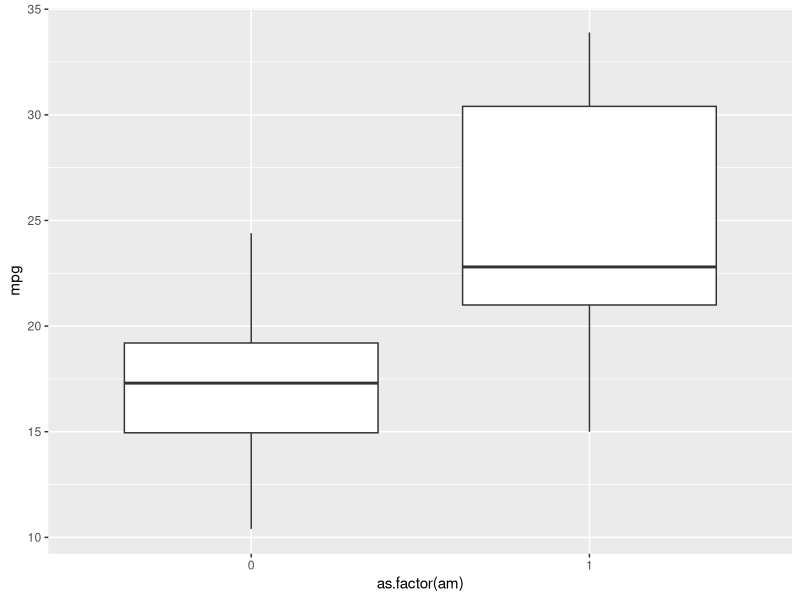

Here is the R script that generated this plot:
# This is for Regression Models course project.
# dig the mtcars datasets, and answer the following two questions.
# “Is an automatic or manual transmission better for MPG”.
# "Quantify the MPG difference between automatic and manual transmissions".

# load library and data
library(ggplot2)
data(mtcars)
head(mtcars)

# boxplot 
ggplot(mtcars, aes(as.factor(am),mpg))+geom_boxplot()

# regression
df1 <- mtcars[mtcars$am==1,]
df2 <- mtcars[mtcars$am==0,]
dim(df1)
dim(df2)

ind <- sample(1:nrow(df2), nrow(df1))
df2 <- df2[ind,]

fit1 <- lm(mpg~.-am, data=df1)
fit2 <- lm(mpg~.-am, data=df2)
summary(fit1)
summary(fit2)

# t-test
t.test(fit1$fitted.values,fit2$fitted.values)

mean(fit1$fitted.values-fit2$fitted.values)


